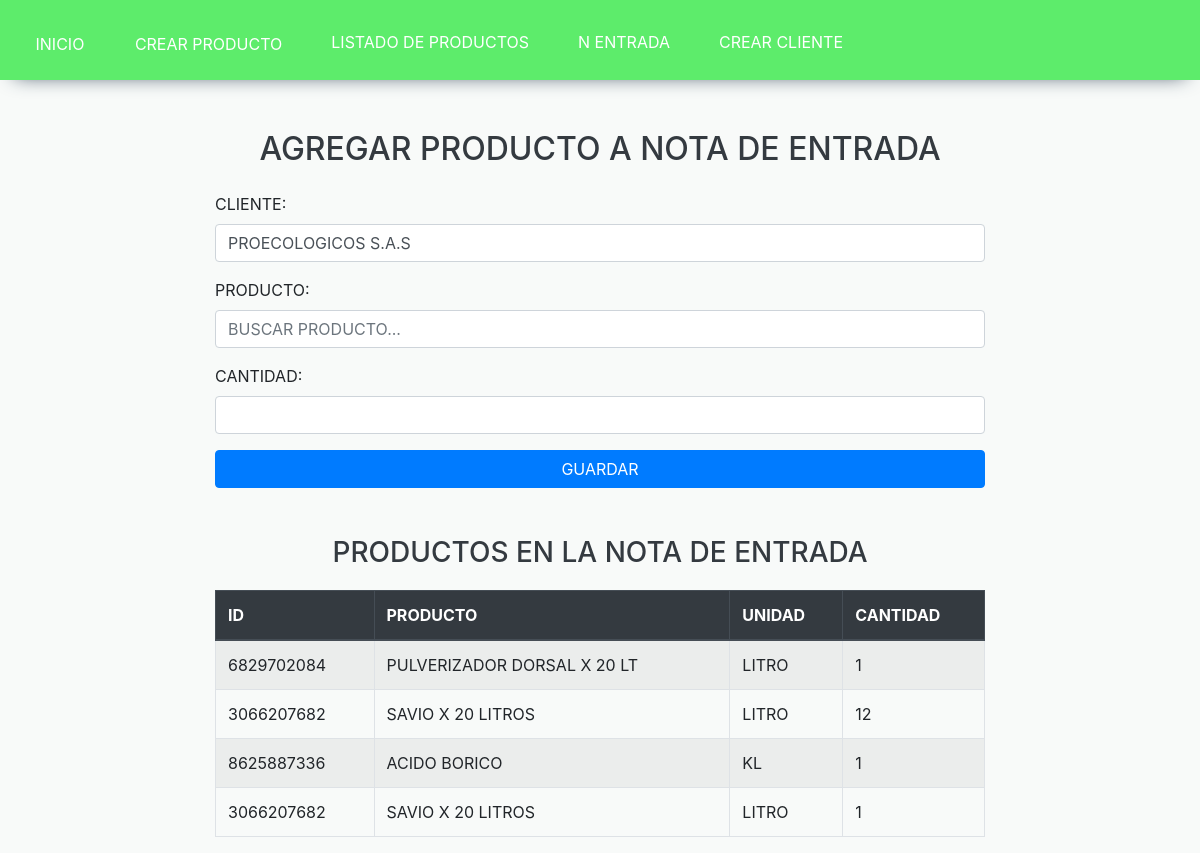
The app's page /agregar_nota_entrada/, older data.
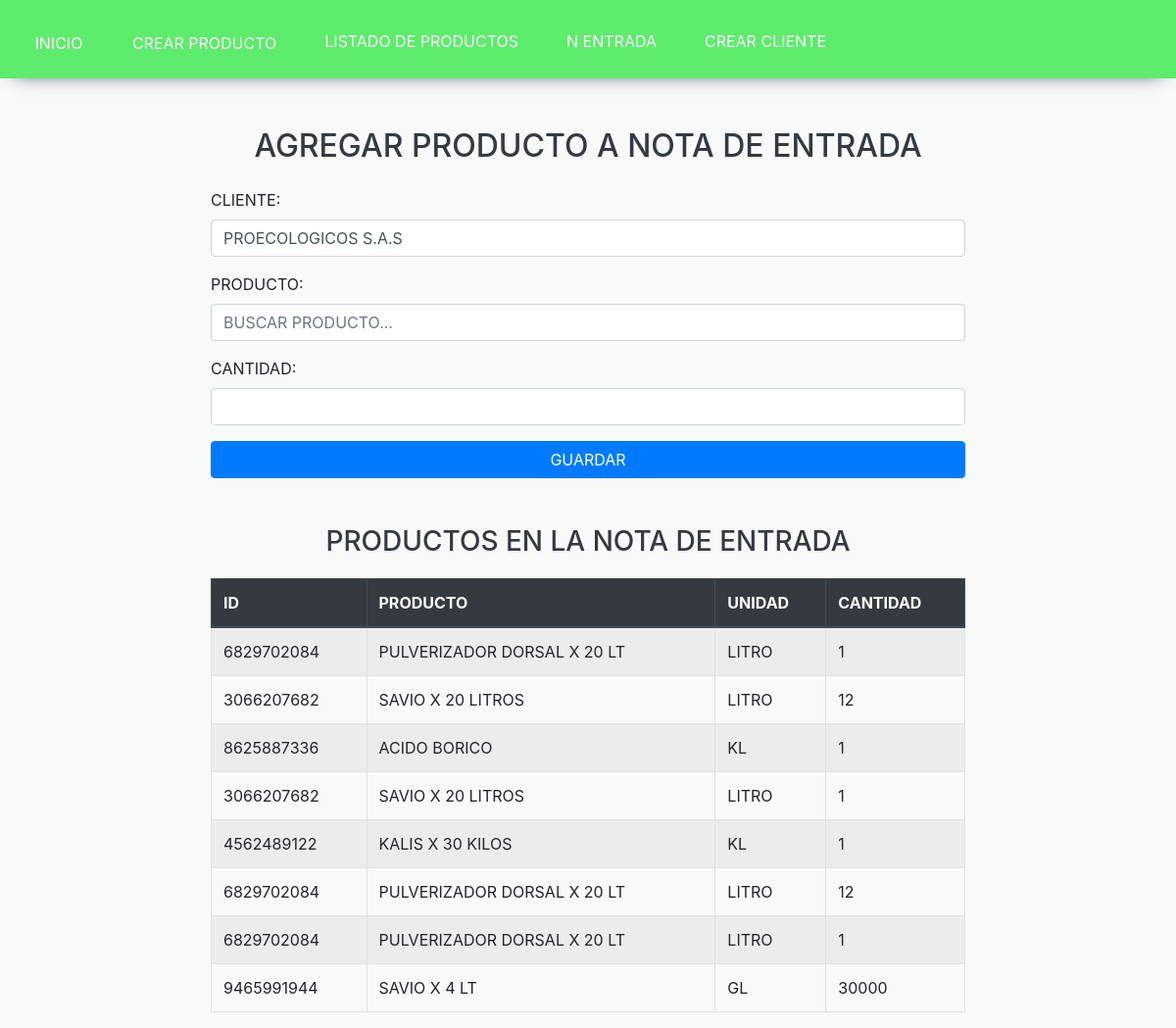
The same page, newer data.
### APP_PM/models.py (models this page shows, shortened)
class NotaEntrada(models.Model):
    producto = models.ForeignKey(Crear_producto, on_delete=models.CASCADE)
    cantidad = models.PositiveIntegerField()
    observaciones = models.TextField(blank=True, null=True)
    cliente = models.CharField(max_length=100, default='Proecologicos S.A.S')  # Nuevo campo de cliente

class Crear_producto(models.Model):
    LINEA_OPCIONES = [
        ('insecticidas', 'Insecticidas'),
        ('fertilizantes', 'Fertilizantes'),
        ('materia prima', 'Materia Prima'),
        ('insumos', 'Insumos'),
        ('coayudantes', 'Coayudantes'),
        ('gravados', 'Gravados'),
        ('bioinsumos', 'Bioinsumos'),
        ('fungicidas', 'Fungicidas'),
        ('maquila', 'Maquila'),
        ('herbicidas', 'Herbicidas'),
    ]
    GRUPO_OPCIONES = [
        ('Orgánicos', 'Orgánicos'),
        ('Granulados', 'Granulados'),
        ('Líquidos', 'Líquidos'),
        ('Polvo', 'Polvo'),
        ('Materia Prima', 'Materia Prima'),
        ('Insumos', 'Insumos'),
    ]
    UNIDAD_OPCIONES = [
        ('KL', 'Kilo'),
        ('KG', 'Kilogramos'),
        ('Litro', 'Litro'),
        ('GL', 'Galones'),
        ('MIL', 'Milímetros'),
        ('C.C', 'Centímetros Cúbicos'),
    ]
    id_producto = models.CharField(max_length=10, unique=True, editable=False, blank=True)
    nombre_producto = models.CharField(max_length=100)
    linea = models.CharField(max_length=100, choices=LINEA_OPCIONES)  # Valor por defecto
    grupo = models.CharField(max_length=100, choices=GRUPO_OPCIONES)
    unidad = models.CharField(max_length=100, choices=UNIDAD_OPCIONES)
    marca = models.CharField(max_length=100)

### APP_PM/views.py (the view)
# urls.py: path('agregar_nota_entrada/', views.agregar_nota_entrada, name='agregar_nota_entrada'),
def agregar_nota_entrada(request):
    if request.method == 'POST':
        form = NotaEntradaForm(request.POST)
        producto_id = request.POST.get('producto_id')
        if form.is_valid() and producto_id:
            nota = form.save(commit=False)
            nota.producto = Crear_producto.objects.get(id=producto_id)
            nota.save()
            return redirect('agregar_nota_entrada')
    else:
        form = NotaEntradaForm()
    notas = NotaEntrada.objects.all()
    return render(request, 'Notas/Nota_Entrada.html', {'form': form, 'notas': notas})

### APP_PM/forms.py
class NotaEntradaForm(forms.ModelForm):
    producto_nombre = forms.CharField(
        label="Producto",
        widget=forms.TextInput(attrs={
            'class': 'form-control',
            'placeholder': 'Buscar producto...'
        })
    )
    cliente = forms.CharField(
        label="Cliente",
        initial="Proecologicos S.A.S",  # Valor predeterminado
        widget=forms.TextInput(attrs={
            'class': 'form-control'
        })
    )
    class Meta:
        model = NotaEntrada
        fields = ['producto_nombre', 'cantidad', 'cliente']
        widgets = {
            'cantidad': forms.NumberInput(attrs={
                'class': 'form-control',
                'min': 1
            }),
        }

### APP_PM/templates/Notas/Nota_Entrada.html (shortened to what this page needs)
<!DOCTYPE html>
<html lang="es">
<head>
    {% extends 'Home/home.html' %}
    {% block content %}
</head>
<body>
<div class="container">
    <h2 class="text-center">Agregar Producto a Nota de Entrada</h2>
    <form method="post" class="mt-4">
        <div class="form-group">
            {{ form.cliente.label_tag }}
            {{ form.cliente }}
        </div>
        <div class="form-group">
            {{ form.producto_nombre.label_tag }}
            {{ form.producto_nombre }}
        </div>
        <div class="form-group">
            {{ form.cantidad.label_tag }}
            {{ form.cantidad }}
        </div>
        <button type="submit" class="btn btn-primary btn-block">Guardar</button>
    </form>
    <h3 class="text-center mt-5">Productos en la Nota de Entrada</h3>
    <table class="table table-striped table-bordered">
        <thead class="thead-dark">
            <tr>
                <th>ID</th>
                <th>Producto</th>
                <th>Unidad</th>
                <th>Cantidad</th>
            </tr>
        </thead>
        <tbody>
            {% for nota in notas %}
            <tr>
                <td>{{ nota.producto.id_producto }}</td>
                <td>{{ nota.producto.nombre_producto }}</td>
                <td>{{ nota.producto.unidad }}</td>
                <td>{{ nota.cantidad }}</td>
            </tr>
            {% endfor %}
        </tbody>
    </table>
</div>
</body>
</html>
{% endblock %}

### APP_PM/templates/Home/home.html (shortened to what this page needs)
<!DOCTYPE html>
<html lang="es">
<head>
    <link href="https://maxcdn.bootstrapcdn.com/bootstrap/4.5.2/css/bootstrap.min.css" rel="stylesheet">
    <link href="https://code.jquery.com/ui/1.12.1/themes/base/jquery-ui.css" rel="stylesheet">
</head>
<body>
    <nav class="barra_nav">
        <ul>
            <li>
                <a href="{% url 'home' %}">Inicio</a>
            </li>
            <li>
                <a href="{% url 'crear_producto' %}">Crear Producto</a>
            </li>
            <li>
                <a href="{% url 'productos_listado' %}">Listado de productos</a>
            </li>
            <li>
                <a href="{% url 'agregar_nota_entrada' %}">N Entrada</a>
            </li>
            <li>
                <a href="">Crear cliente</a>
            </li>
        </ul>
    </nav>
    {% block content %}
    {% endblock %}
</body>
</html>

### APP_PM/templates/Home/home.html (style rules this page uses)
.barra_nav { overflow: hidden; position: relative; width: rem; background-color: #333; box-shadow: rgb(38, 57, 77) 0px 10px 20px -15px; height: 5rem; }
.barra_nav a { float: left; display: block; color: white; text-align: center; padding: 20px 24px; text-decoration: none; }
ul { list-style: none; }
.barra_nav { background-color: #5dec6b; padding: 10px; }
.barra_nav ul { list-style: none; margin: 0; padding: 0; display: flex; }
.barra_nav li { margin-right: 1px; }
body { background-repeat: no-repeat; background-size: cover; text-transform: uppercase; background-attachment: fixed; }
button, input { text-transform: uppercase; }

### APP_PM/templates/Notas/Nota_Entrada.html (style rules this page uses)
body { background-color: #f8faf9; }
.container { max-width: 800px; margin-top: 50px; }
h2, h3 { color: #343a40; }
.btn-primary { background-color: #007bff; border-color: #007bff; }
.table { margin-top: 20px; }

Row changes from the older to the newer data that the page shows:
added NotaEntrada: producto.id_producto "4562489122", producto.nombre_producto "KALIS X 30 KILOS", producto.unidad "KL", cantidad "1"
added NotaEntrada: producto.id_producto "6829702084", producto.nombre_producto "PULVERIZADOR DORSAL X 20 LT", producto.unidad "LITRO", cantidad "12"
added NotaEntrada: producto.id_producto "6829702084", producto.nombre_producto "PULVERIZADOR DORSAL X 20 LT", producto.unidad "LITRO", cantidad "1"
added NotaEntrada: producto.id_producto "9465991944", producto.nombre_producto "SAVIO X 4 LT", producto.unidad "GL", cantidad "30000"
